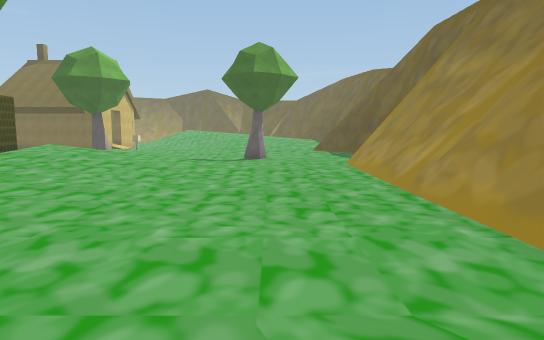
view 1 (above)

24 first-person views from a walk through a scene from a Unity 3-D project. The camera is 1.4 m above the floor, tilts 6° down and sees 75° across. The floor is counted in squares, 2 m on a side. Each view is taken from the middle of a square. On the plan, view 1 faces up. The plan holds only what a view shows up to about 11 squares ahead; the rest is blank. The place goes on beyond the plan. Some surface patterns are stand-ins.

view 2
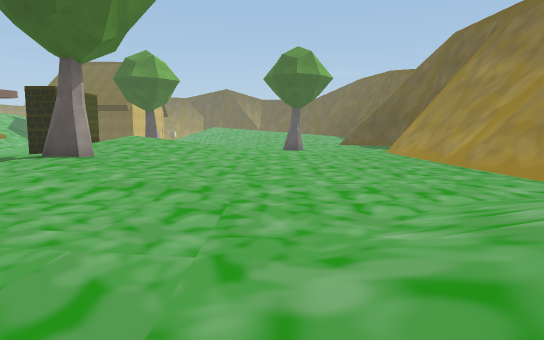

view 3
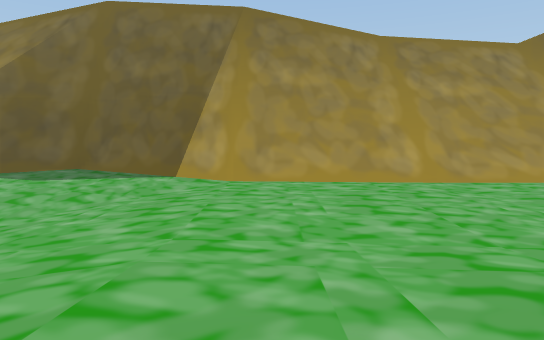

view 4
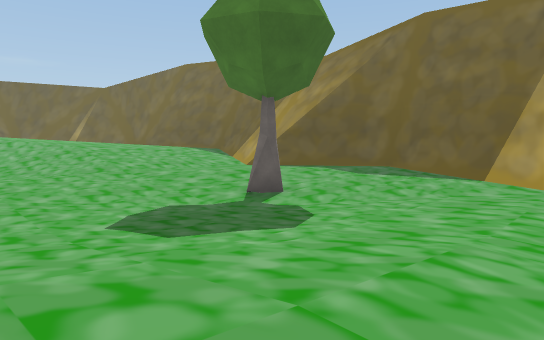

view 5
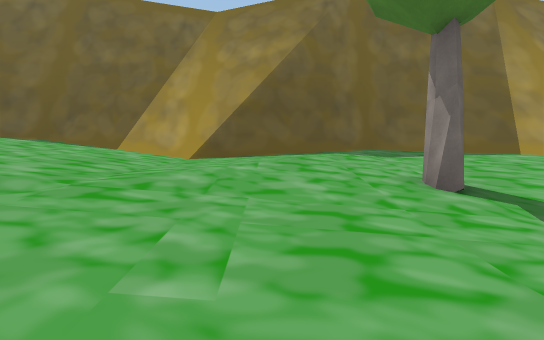

view 6
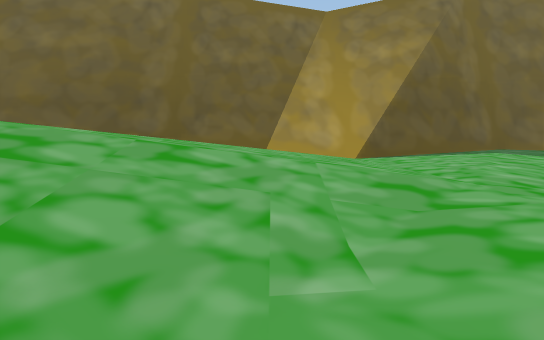

view 7
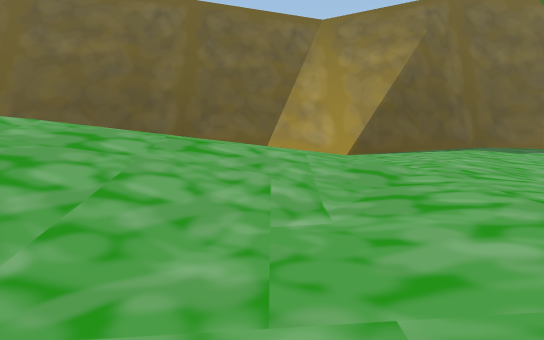

view 8
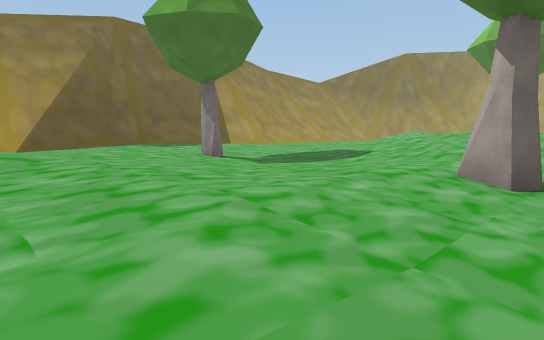

view 9
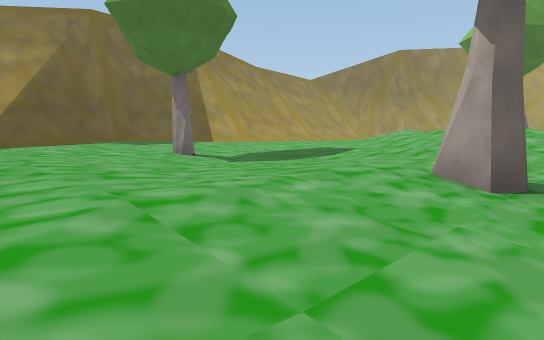

view 10
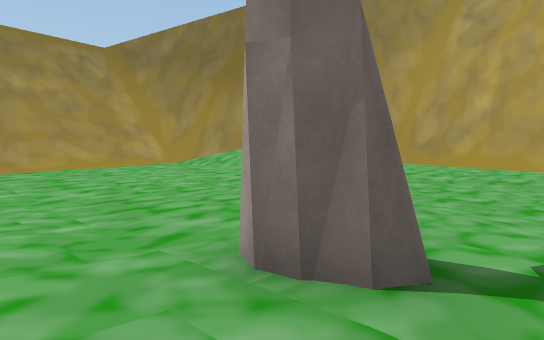

view 11
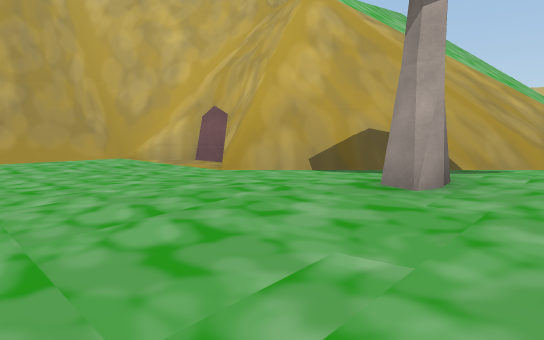

view 12
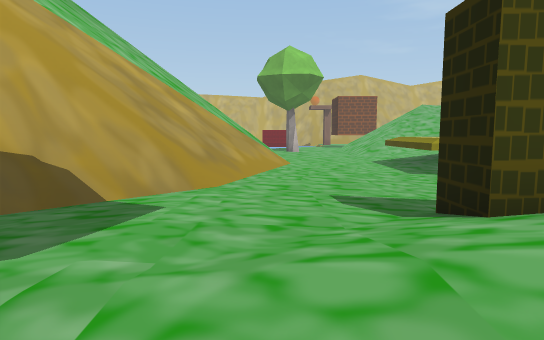

view 13
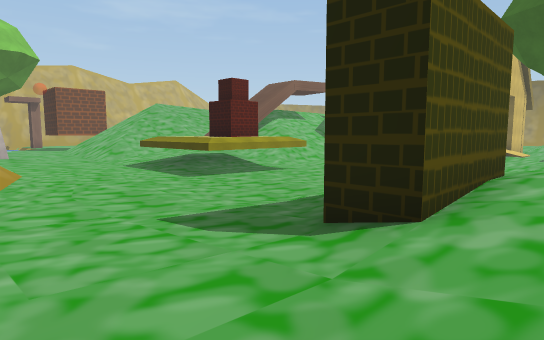

view 14
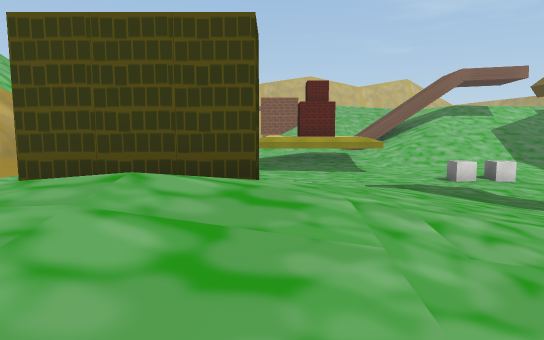

view 15
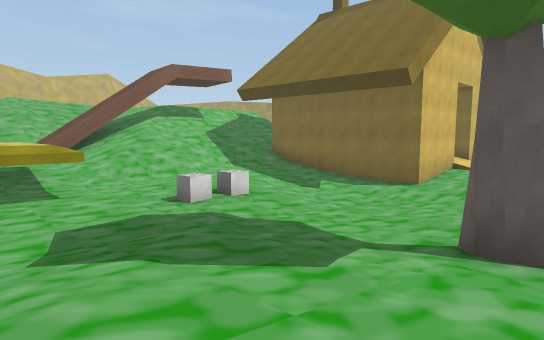

view 16
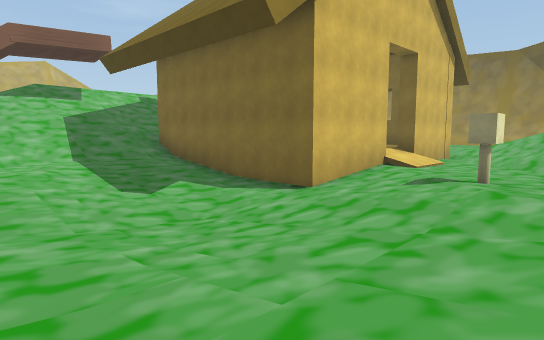

view 17
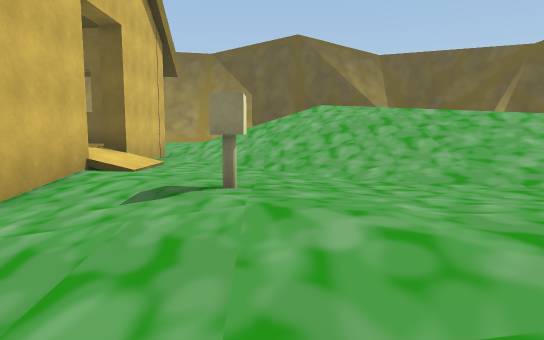

view 18
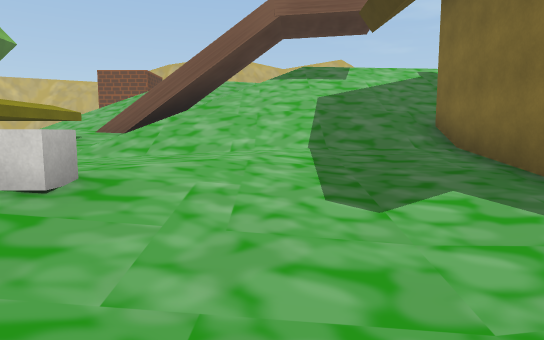

view 19
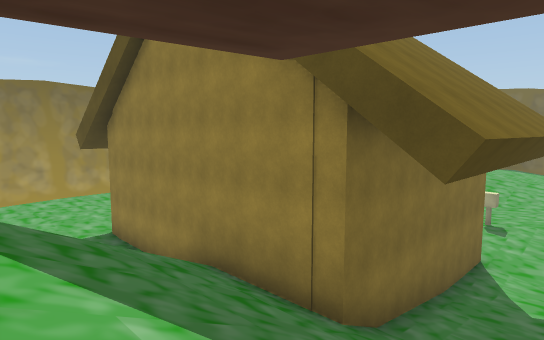

view 20
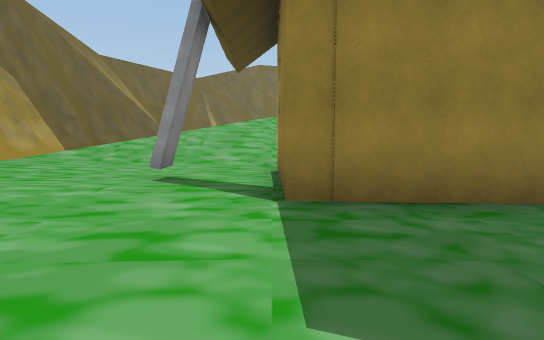

view 21
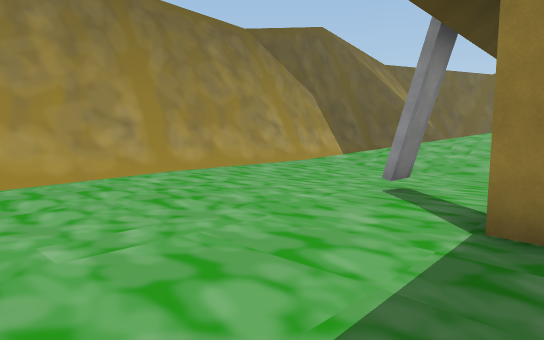

view 22
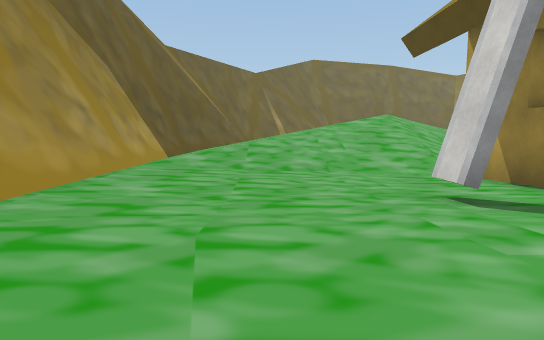

view 23
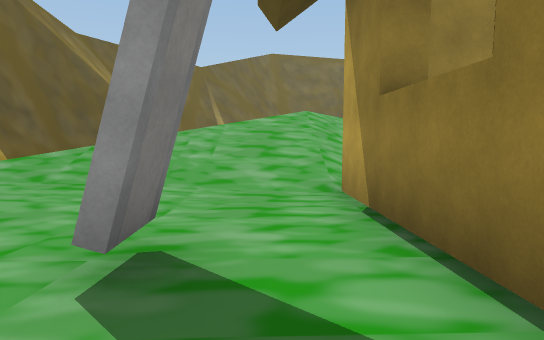

view 24
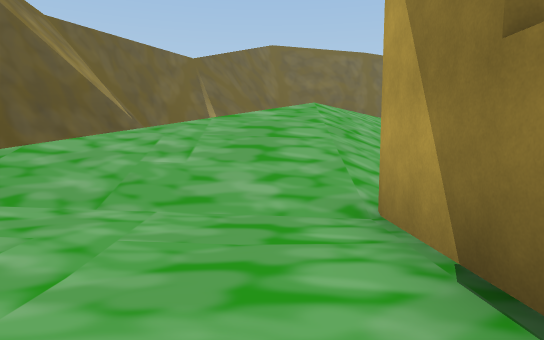

### Floor plan
Key: @ floor where view 1 was taken; # wall or solid block; . main floor; : floor 0.25 m higher than the main floor; - floor 0.5 m lower than the main floor; + floor 0.75 m higher than the main floor; _ floor 0.75 m lower than the main floor; * floor 1.25 m higher than the main floor; < floor 1.25 m lower than the main floor; % floor 1.5 m higher than the main floor; & floor 2 m higher than the main floor; $ floor 2.25 m higher than the main floor; / step, stairs or slope; = window, fence, low wall or low ledge; ^ raised ledge; v drop or lower ground; O other object.
Columns run from 22 left of view 1 to 5 right of it. Each row starts with its distance up from view 1.
 39  #################
 38  .........:::    #
 37  ........./++
 36  .........//*
 35 ..........///%
 34 ......#.--///&
 33 ........--////$
 32 ........--/////$         #
 31 /...O OOO -/////$        ##
 30   ..O     --/////$        #
 29    .O      --/////&       ##
 28     O      --_/////        #
 27  ///O     /---_/////%    ++#
 26 ////O     -.----////**  +++#
 25 ////O    O_-O.---///++++++##
 24 ////OOOOOO_-......//++++::##
 23 /////.-__<__-....../::::.##
 22 /////.-__<<__-...........##
 21 /////..-__<__-...........##
 20   ///..-_____-............#
 19  ////---O____-....-.......##
 18  ////---O__--#....---......#
 17  ////---__--......---#.....#
 16  +.####----........---.....#
 15       #----.::+:..........##
 14       #----.:++++:........#
 13     ###----  +*+++:......##
 12     ------. #+*%*++::....###
 11    ....----.#+**+++:...../=^
 10   ..........#++++++:.....//=
  9   ...........:++++:......///
  8      //......:+++::......///
  7      /////..::++::.......///
  6      /////#..::#::.......#//
  5      /////v#..::::.......#v/
  4      /////v##..:::.......# v
  3      /////vv##...........# v
  2      //  /vv ##..........
  1           vv #......../:
  0            v##......./@
 -1             #........+
 -2             ##..... .
 -3              ######

Positions as (right, up) in squares from view 1, and headings:
1: (0, 0), facing up
2: (-2, -2), facing up
3: (-6, 11), facing right
4: (-7, 11), facing up-right
5: (-6, 20), facing right
6: (-6, 24), facing right
7: (-7, 24), facing right
8: (-10, 24), facing down-right
9: (-10, 23), facing down-right
10: (-8, 8), facing down-right
11: (-3, 8), facing down-left
12: (-6, 8), facing left
13: (-8, 7), facing up-left
14: (-5, 13), facing left
15: (-8, 14), facing up-left
16: (-8, 19), facing up-left
17: (-9, 21), facing up
18: (-11, 21), facing left
19: (-22, 22), facing up-right
20: (-22, 32), facing right
21: (-22, 31), facing up-right
22: (-20, 36), facing right
23: (-18, 33), facing right
24: (-16, 33), facing right
